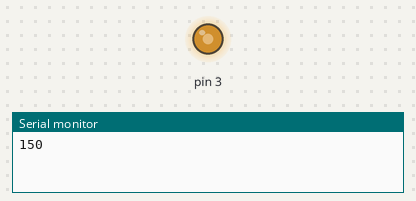
Recording of a sketch running on a simulated Arduino Uno, built with avr-gcc and run on an emulated ATmega328P. Parts: output pins drawn as LEDs (lit = HIGH), the last lines printed to the serial monitor.

Above: at 0.05 s.
At 3.0 s:
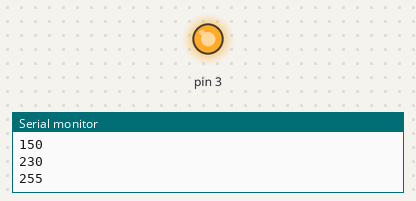
Timing chart, 0 to 5.2 s (numbered marks = the images above):
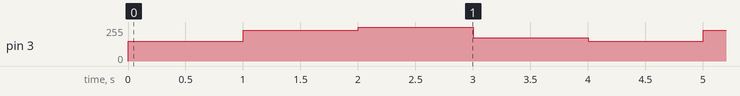

The sketch:

pruebaServo.ino.ino
```cpp
int limiteInferior = 150; //50 es el minimo aceptado por el servo, aparentemente
int tiempo = 1000;
int paso = 80;
void setup() {
  // put your setup code here, to run once:

  Serial.begin(9600);
}

void loop() {
    // for loop generate ramp from 0 to 255
  for(int digitalInput=limiteInferior; digitalInput<255 ; digitalInput= digitalInput+paso)
  {

    //Serial.print("Digital input: ");  // Text to be printed in Serial monitor
    Serial.println(digitalInput);     // Print Digital input in Serial monitor

    analogWrite(3, digitalInput);    // Write Analog output in pin 11
    delay(tiempo);
  }

    // for loop generate ramp from 0 to 255
  for(int digitalInput=255; digitalInput>limiteInferior ; digitalInput= digitalInput-paso)
  {

    //Serial.print("Digital input: ");  // Text to be printed in Serial monitor
    Serial.println(digitalInput);     // Print Digital input in Serial monitor

    analogWrite(3, digitalInput);    // Write Analog output in pin 11
    delay(tiempo);
  }
}
```

Measured:
- by itself, pin 3: repeats every 4.0 s: 230/255 1.0 s, 255/255 1.0 s, 175/255 1.0 s, 150/255 1.0 s
